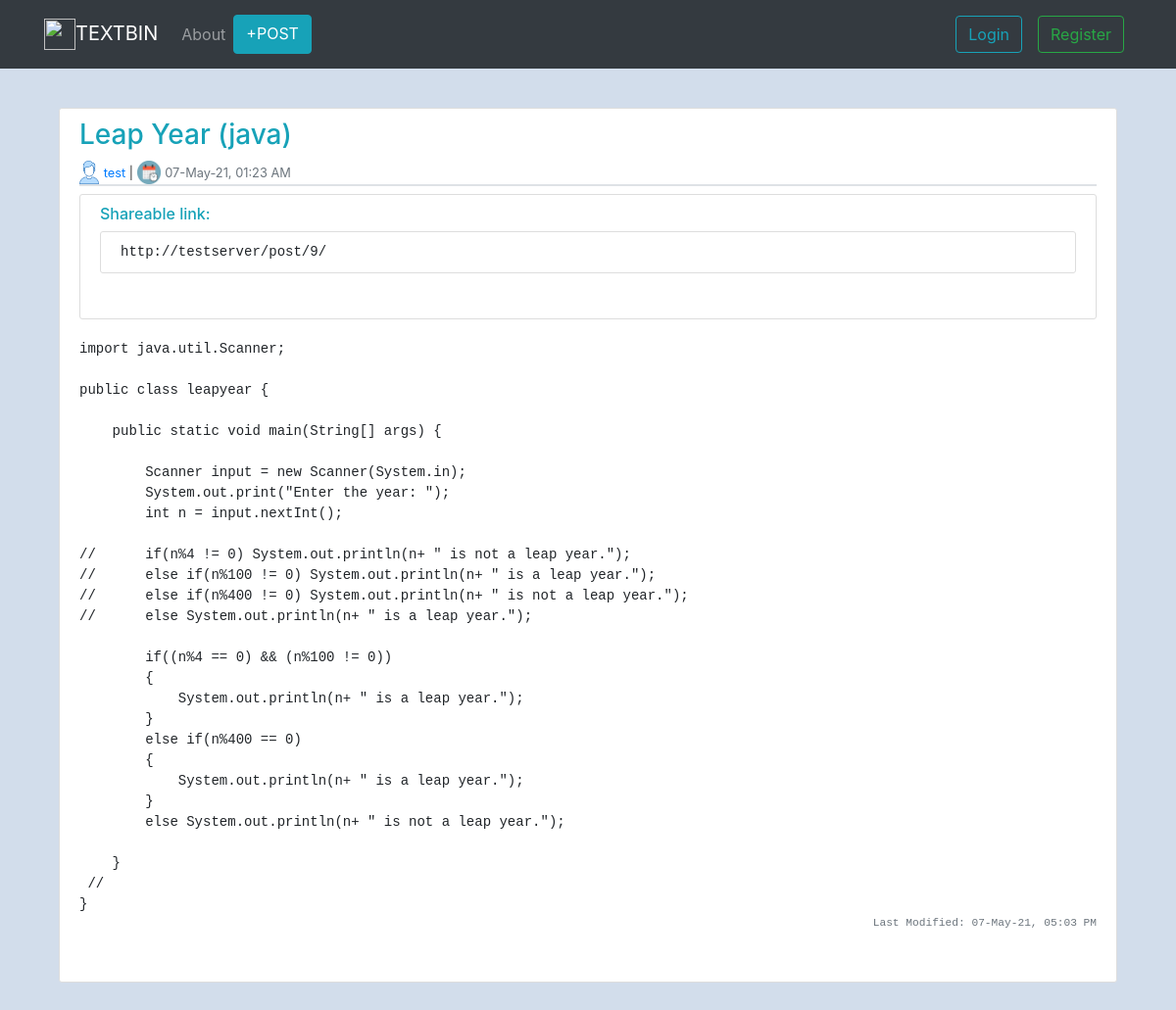
The page /post/9/ on the database as committed earlier.
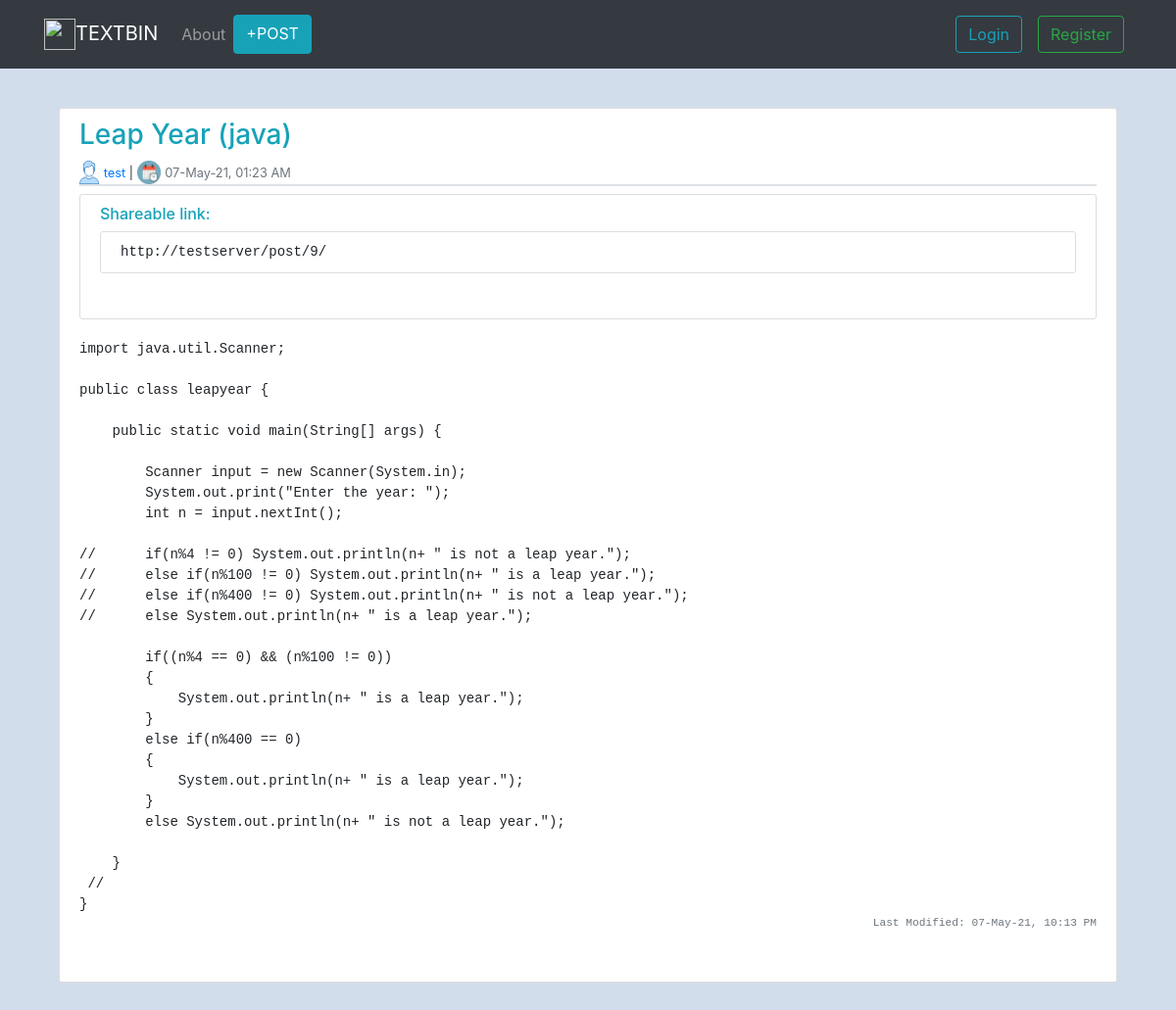
The same page on the database as committed later.
### post/models.py (models this page shows, shortened)
class Post(models.Model):
    title = models.CharField(max_length=100)
    content = models.TextField()
    date_posted = models.DateTimeField(default=timezone.now)
    date_updated = models.DateTimeField(default=timezone.now)
    author = models.ForeignKey(User, on_delete=models.CASCADE, blank=True, null=True)

### post/views.py (the view)
# urls.py: path("post/<int:pk>/", views.PostDetailView.as_view(), name="post-detail"),
class PostDetailView(DetailView):
    model = Post

### post/templates/post/post_detail.html (shortened to what this page needs)
{% extends "post/base.html" %}
{% load static %}
{% block content %}
<div class="container col-md-12" style=" margin-bottom: 5rem;">
    <div class="content-section mb-2">
        <div class="border-bottom mb-0">
            <h3 class=" text-info">{{object.title}}</h3>
            <img src="{% static 'post/user-icon.png' %}" height="24">
            {% if object.author is not none %}
            <small><a href="{% url 'user-posts' object.author.username %}">{{object.author.username}} </a> | </small>
            {% else %}
            <small><a href="#">Guest </a> | </small>
            {% endif %}
            <img src="{% static 'post/date-time.jpg' %}" height="24">
            <small class="text-muted"> {{ object.date_posted|date:"d-M-y, h:i A" }}</small>
        </div>
        {% if object.author is not none or user.is_staff%}
        <div class="border-bottom mb-2 text-right">
        </div>
        {% endif %}
        <div class="content-section">
            <h6 class="text-info">Shareable link: </h6>
            <pre><code><div class="content-section">{{request.build_absolute_uri }}</div></code></pre>
        </div>
        <pre><code>{{object.content}}</code>
        <small class="text-muted float-right">Last Modified: {{ post.date_updated|date:"d-M-y, h:i A" }}</small>
    </pre>
    </div>
</div>
{% endblock content %}

Rows that differ between the two databases and show on the page:
changed Post "Leap Year (java)": date_updated "07-May-21, 05:03 PM" → "07-May-21, 10:13 PM"
